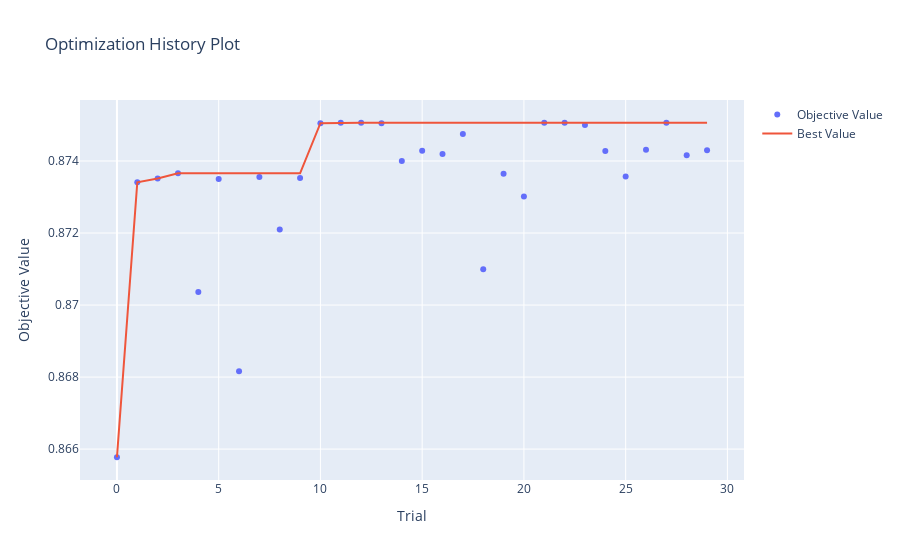

Source (notebook cell):
### Markdown cell above
#### 8.1.2 Convergence Visualization

### Code cell
fig = optuna.visualization.plot_optimization_history(study)
fig.show()

### Figure 1 — Plotly figure (JSON) as saved in the notebook; plotly's stock layout.template omitted (floating-point values rounded to 4 significant figures)
{"data": [{"mode": "markers", "name": "Objective Value", "type": "scatter", "x": [0, 1, 2, 3, 4, 5, 6, 7, 8, 9, 10, 11, 12, 13, 14, 15, 16, 17, 18, 19, 20, 21, 22, 23, 24, 25, 26, 27, 28, 29], "y": [0.8658, 0.8734, 0.8735, 0.8737, 0.8704, 0.8735, 0.8682, 0.8736, 0.8721, 0.8735, 0.875, 0.8751, 0.8751, 0.875, 0.874, 0.8743, 0.8742, 0.8747, 0.871, 0.8736, 0.873, 0.8751, 0.8751, 0.875, 0.8743, 0.8736, 0.8743, 0.8751, 0.8742, 0.8743]}, {"name": "Best Value", "type": "scatter", "x": [0, 1, 2, 3, 4, 5, 6, 7, 8, 9, 10, 11, 12, 13, 14, 15, 16, 17, 18, 19, 20, 21, 22, 23, 24, 25, 26, 27, 28, 29], "y": [0.8658, 0.8734, 0.8735, 0.8737, 0.8737, 0.8737, 0.8737, 0.8737, 0.8737, 0.8737, 0.875, 0.8751, 0.8751, 0.8751, 0.8751, 0.8751, 0.8751, 0.8751, 0.8751, 0.8751, 0.8751, 0.8751, 0.8751, 0.8751, 0.8751, 0.8751, 0.8751, 0.8751, 0.8751, 0.8751]}], "layout": {"title": {"text": "Optimization History Plot"}, "xaxis": {"title": {"text": "Trial"}}, "yaxis": {"title": {"text": "Objective Value"}}}}
